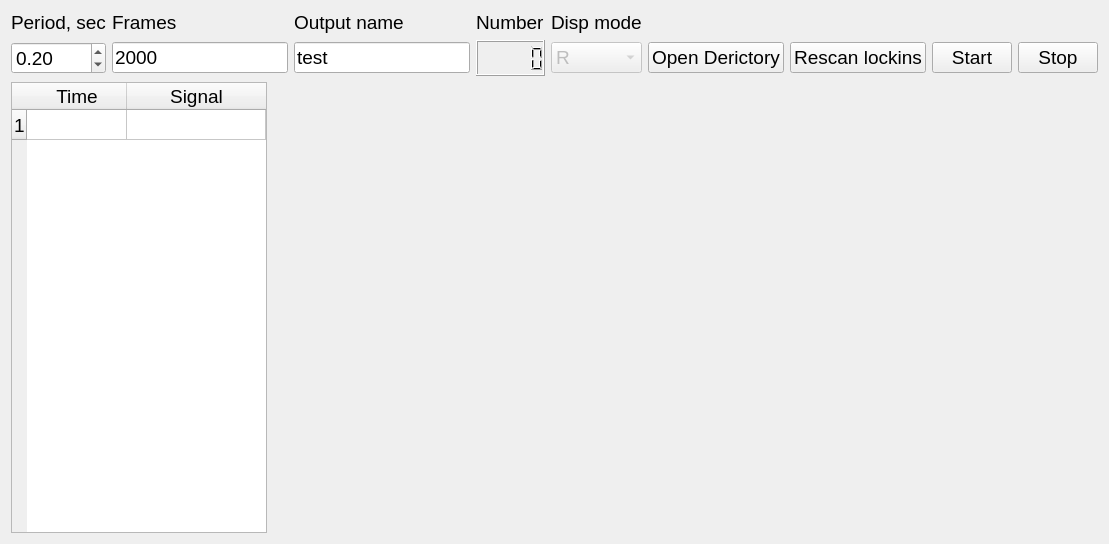
<?xml version="1.0" encoding="UTF-8"?>
<ui version="4.0">
 <class>LockinAPPlite</class>
 <widget class="QMainWindow" name="LockinAPPlite">
  <property name="geometry">
   <rect>
    <x>0</x>
    <y>0</y>
    <width>1037</width>
    <height>544</height>
   </rect>
  </property>
  <property name="font">
   <font>
    <pointsize>14</pointsize>
   </font>
  </property>
  <property name="windowTitle">
   <string>Qlock-in Lite</string>
  </property>
  <widget class="QWidget" name="centralWidget">
   <layout class="QGridLayout" name="gridLayout_2">
    <item row="2" column="1">
     <widget class="QwtPlot" name="qwtPlot_reference_signal">
      <property name="sizePolicy">
       <sizepolicy hsizetype="MinimumExpanding" vsizetype="Expanding">
        <horstretch>0</horstretch>
        <verstretch>0</verstretch>
       </sizepolicy>
      </property>
      <property name="canvasBackground">
       <brush brushstyle="SolidPattern">
        <color alpha="255">
         <red>255</red>
         <green>255</green>
         <blue>255</blue>
        </color>
       </brush>
      </property>
     </widget>
    </item>
    <item row="0" column="0" colspan="2">
     <layout class="QGridLayout" name="gridLayout">
      <item row="0" column="1">
       <widget class="QLabel" name="label">
        <property name="sizePolicy">
         <sizepolicy hsizetype="Minimum" vsizetype="Preferred">
          <horstretch>0</horstretch>
          <verstretch>0</verstretch>
         </sizepolicy>
        </property>
        <property name="text">
         <string>Frames</string>
        </property>
       </widget>
      </item>
      <item row="1" column="3">
       <widget class="QLCDNumber" name="progresslcdNumber">
        <property name="sizePolicy">
         <sizepolicy hsizetype="Minimum" vsizetype="Fixed">
          <horstretch>0</horstretch>
          <verstretch>0</verstretch>
         </sizepolicy>
        </property>
        <property name="minimumSize">
         <size>
          <width>0</width>
          <height>36</height>
         </size>
        </property>
        <property name="font">
         <font>
          <pointsize>20</pointsize>
          <weight>50</weight>
          <bold>false</bold>
         </font>
        </property>
        <property name="digitCount">
         <number>5</number>
        </property>
        <property name="intValue" stdset="0">
         <number>0</number>
        </property>
       </widget>
      </item>
      <item row="0" column="0">
       <widget class="QLabel" name="period_label">
        <property name="sizePolicy">
         <sizepolicy hsizetype="Minimum" vsizetype="Preferred">
          <horstretch>0</horstretch>
          <verstretch>0</verstretch>
         </sizepolicy>
        </property>
        <property name="text">
         <string>Period, sec</string>
        </property>
       </widget>
      </item>
      <item row="1" column="8">
       <widget class="QPushButton" name="start_botton">
        <property name="sizePolicy">
         <sizepolicy hsizetype="Minimum" vsizetype="Fixed">
          <horstretch>0</horstretch>
          <verstretch>0</verstretch>
         </sizepolicy>
        </property>
        <property name="text">
         <string>Start</string>
        </property>
       </widget>
      </item>
      <item row="0" column="2">
       <widget class="QLabel" name="label_2">
        <property name="sizePolicy">
         <sizepolicy hsizetype="Minimum" vsizetype="Preferred">
          <horstretch>0</horstretch>
          <verstretch>0</verstretch>
         </sizepolicy>
        </property>
        <property name="text">
         <string>Output name</string>
        </property>
       </widget>
      </item>
      <item row="1" column="0">
       <widget class="QDoubleSpinBox" name="period_value">
        <property name="singleStep">
         <double>0.100000000000000</double>
        </property>
        <property name="value">
         <double>0.200000000000000</double>
        </property>
       </widget>
      </item>
      <item row="1" column="9">
       <widget class="QPushButton" name="stop_botton">
        <property name="sizePolicy">
         <sizepolicy hsizetype="Minimum" vsizetype="Fixed">
          <horstretch>0</horstretch>
          <verstretch>0</verstretch>
         </sizepolicy>
        </property>
        <property name="text">
         <string>Stop</string>
        </property>
       </widget>
      </item>
      <item row="0" column="3">
       <widget class="QLabel" name="label_3">
        <property name="text">
         <string>Number</string>
        </property>
       </widget>
      </item>
      <item row="1" column="6">
       <widget class="QPushButton" name="dir_button">
        <property name="text">
         <string>Open Derictory</string>
        </property>
       </widget>
      </item>
      <item row="1" column="1">
       <widget class="QLineEdit" name="numer_frame">
        <property name="sizePolicy">
         <sizepolicy hsizetype="Minimum" vsizetype="Fixed">
          <horstretch>0</horstretch>
          <verstretch>0</verstretch>
         </sizepolicy>
        </property>
        <property name="text">
         <string>2000</string>
        </property>
       </widget>
      </item>
      <item row="1" column="7">
       <widget class="QPushButton" name="rescan_button">
        <property name="text">
         <string>Rescan lockins</string>
        </property>
       </widget>
      </item>
      <item row="0" column="5">
       <spacer name="horizontalSpacer">
        <property name="orientation">
         <enum>Qt::Horizontal</enum>
        </property>
        <property name="sizeHint" stdset="0">
         <size>
          <width>40</width>
          <height>20</height>
         </size>
        </property>
       </spacer>
      </item>
      <item row="1" column="2">
       <widget class="QLineEdit" name="prename">
        <property name="sizePolicy">
         <sizepolicy hsizetype="Minimum" vsizetype="Fixed">
          <horstretch>0</horstretch>
          <verstretch>0</verstretch>
         </sizepolicy>
        </property>
        <property name="text">
         <string>test</string>
        </property>
       </widget>
      </item>
      <item row="1" column="4">
       <widget class="QComboBox" name="comboBox">
        <property name="enabled">
         <bool>false</bool>
        </property>
        <item>
         <property name="text">
          <string>R</string>
         </property>
        </item>
        <item>
         <property name="text">
          <string>Nolinar</string>
         </property>
        </item>
       </widget>
      </item>
      <item row="0" column="4">
       <widget class="QLabel" name="label_4">
        <property name="text">
         <string>Disp mode</string>
        </property>
       </widget>
      </item>
     </layout>
    </item>
    <item row="1" column="0" rowspan="2">
     <widget class="QTableWidget" name="tableWidget">
      <property name="sizePolicy">
       <sizepolicy hsizetype="Minimum" vsizetype="Expanding">
        <horstretch>0</horstretch>
        <verstretch>0</verstretch>
       </sizepolicy>
      </property>
      <property name="minimumSize">
       <size>
        <width>0</width>
        <height>0</height>
       </size>
      </property>
      <property name="rowCount">
       <number>1</number>
      </property>
      <attribute name="horizontalHeaderVisible">
       <bool>true</bool>
      </attribute>
      <attribute name="horizontalHeaderMinimumSectionSize">
       <number>100</number>
      </attribute>
      <attribute name="horizontalHeaderDefaultSectionSize">
       <number>100</number>
      </attribute>
      <attribute name="horizontalHeaderHighlightSections">
       <bool>true</bool>
      </attribute>
      <attribute name="horizontalHeaderStretchLastSection">
       <bool>true</bool>
      </attribute>
      <attribute name="verticalHeaderVisible">
       <bool>true</bool>
      </attribute>
      <attribute name="verticalHeaderCascadingSectionResizes">
       <bool>true</bool>
      </attribute>
      <attribute name="verticalHeaderShowSortIndicator" stdset="0">
       <bool>false</bool>
      </attribute>
      <attribute name="verticalHeaderStretchLastSection">
       <bool>false</bool>
      </attribute>
      <row/>
      <column>
       <property name="text">
        <string>Time</string>
       </property>
      </column>
      <column>
       <property name="text">
        <string>Signal</string>
       </property>
      </column>
     </widget>
    </item>
   </layout>
  </widget>
 </widget>
 <layoutdefault spacing="6" margin="11"/>
 <customwidgets>
  <customwidget>
   <class>QwtPlot</class>
   <extends>QFrame</extends>
   <header>qwt_plot.h</header>
  </customwidget>
 </customwidgets>
 <resources/>
 <connections/>
</ui>
